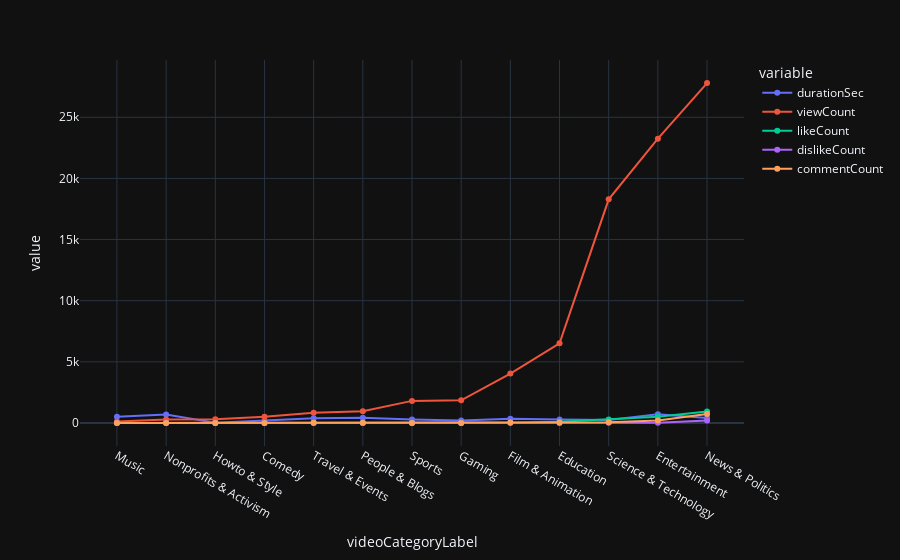

Notebook code cell kept with this figure:
### Code cell
fig = px.line(df1, y=df1.columns, markers=True, template='plotly_dark')
fig.show()

### Figure 1 — Plotly figure (JSON) as saved in the notebook; plotly's stock layout.template omitted (floating-point values rounded to 4 significant figures)
{"data": [{"hovertemplate": "variable=durationSec<br>videoCategoryLabel=%{x}<br>value=%{y}<extra></extra>", "legendgroup": "durationSec", "line": {"color": "#636efa", "dash": "solid"}, "marker": {"symbol": "circle"}, "mode": "markers+lines", "name": "durationSec", "orientation": "v", "showlegend": true, "type": "scatter", "x": ["Music", "Nonprofits & Activism", "Howto & Style", "Comedy", "Travel & Events", "People & Blogs", "Sports", "Gaming", "Film & Animation", "Education", "Science & Technology", "Entertainment", "News & Politics"], "xaxis": "x", "y": [507.5, 695.7, 18, 190, 377, 417.8, 274, 195, 335, 291.5, 234.5, 720.1, 399], "yaxis": "y"}, {"hovertemplate": "variable=viewCount<br>videoCategoryLabel=%{x}<br>value=%{y}<extra></extra>", "legendgroup": "viewCount", "line": {"color": "#EF553B", "dash": "solid"}, "marker": {"symbol": "circle"}, "mode": "markers+lines", "name": "viewCount", "orientation": "v", "showlegend": true, "type": "scatter", "x": ["Music", "Nonprofits & Activism", "Howto & Style", "Comedy", "Travel & Events", "People & Blogs", "Sports", "Gaming", "Film & Animation", "Education", "Science & Technology", "Entertainment", "News & Politics"], "xaxis": "x", "y": [125, 274.6, 294, 515, 843, 962.7, 1805, 1851, 4040, 6514.0, 18290.0, 23250.0, 27800.0], "yaxis": "y"}, {"hovertemplate": "variable=likeCount<br>videoCategoryLabel=%{x}<br>value=%{y}<extra></extra>", "legendgroup": "likeCount", "line": {"color": "#00cc96", "dash": "solid"}, "marker": {"symbol": "circle"}, "mode": "markers+lines", "name": "likeCount", "orientation": "v", "showlegend": true, "type": "scatter", "x": ["Music", "Nonprofits & Activism", "Howto & Style", "Comedy", "Travel & Events", "People & Blogs", "Sports", "Gaming", "Film & Animation", "Education", "Science & Technology", "Entertainment", "News & Politics"], "xaxis": "x", "y": [4.5, 2.4, 0, 2, 8, 13.58, 8, 17, 24, 94.62, 272.4, 504.7, 929.3], "yaxis": "y"}, {"hovertemplate": "variable=dislikeCount<br>videoCategoryLabel=%{x}<br>value=%{y}<extra></extra>", "legendgroup": "dislikeCount", "line": {"color": "#ab63fa", "dash": "solid"}, "marker": {"symbol": "circle"}, "mode": "markers+lines", "name": "dislikeCount", "orientation": "v", "showlegend": true, "type": "scatter", "x": ["Music", "Nonprofits & Activism", "Howto & Style", "Comedy", "Travel & Events", "People & Blogs", "Sports", "Gaming", "Film & Animation", "Education", "Science & Technology", "Entertainment", "News & Politics"], "xaxis": "x", "y": [0, 0.1, 0, 0, 0, 0.3953, 1, 1, 21, 1.625, 10.08, 10.3, 193], "yaxis": "y"}, {"hovertemplate": "variable=commentCount<br>videoCategoryLabel=%{x}<br>value=%{y}<extra></extra>", "legendgroup": "commentCount", "line": {"color": "#FFA15A", "dash": "solid"}, "marker": {"symbol": "circle"}, "mode": "markers+lines", "name": "commentCount", "orientation": "v", "showlegend": true, "type": "scatter", "x": ["Music", "Nonprofits & Activism", "Howto & Style", "Comedy", "Travel & Events", "People & Blogs", "Sports", "Gaming", "Film & Animation", "Education", "Science & Technology", "Entertainment", "News & Politics"], "xaxis": "x", "y": [0.5, 1.2, 0, 0, 12, 7.721, 0, 3, 28, 35.88, 61.36, 195.3, 727.7], "yaxis": "y"}], "layout": {"legend": {"title": {"text": "variable"}, "tracegroupgap": 0}, "margin": {"t": 60}, "xaxis": {"anchor": "y", "domain": [0, 1], "title": {"text": "videoCategoryLabel"}}, "yaxis": {"anchor": "x", "domain": [0, 1], "title": {"text": "value"}}}}
